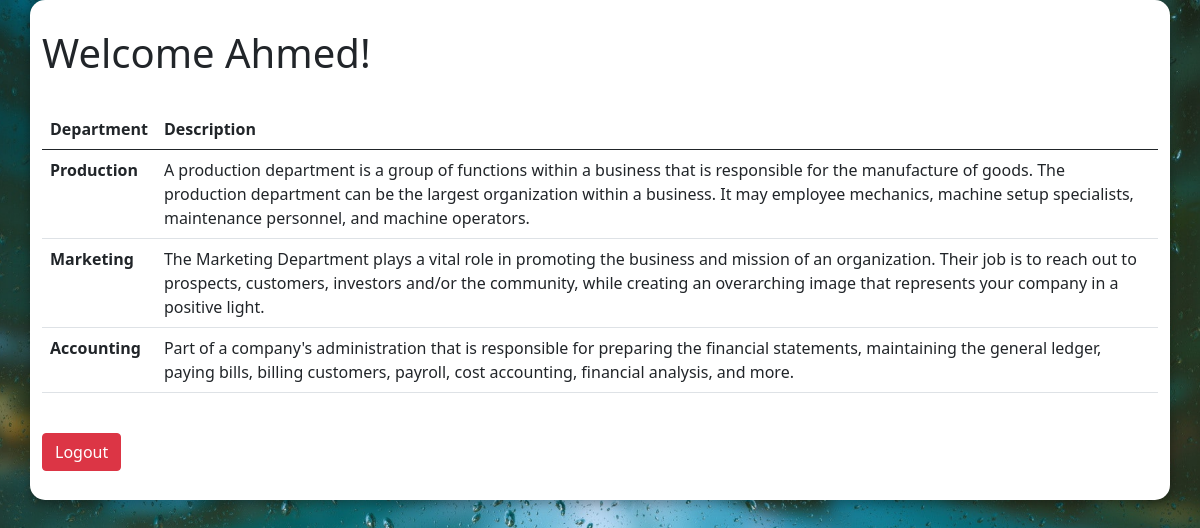
The page /php/Dashboard.php (signed in) on the database its author committed.
### tables this page shows
CREATE TABLE `department` (
  `id` int(11) NOT NULL,
  `name` varchar(255) NOT NULL,
  `description` varchar(500) NOT NULL
);

### php/Dashboard.php (the view, shortened to what this page needs)
<!DOCTYPE html>
<html lang="en">
<head>
    <link rel="stylesheet" type="text/css" href="../css/style.css">
    <link rel="stylesheet" type="text/css" href="../css/util.css">
    <link href="https://cdn.jsdelivr.net/npm/bootstrap@5.0.0-beta1/dist/css/bootstrap.min.css" rel="stylesheet"
>
    <link rel="stylesheet" href="https://use.fontawesome.com/releases/v5.6.1/css/all.css"
>
</head>
<body>
    <div class="container user_card">
        <?php
            include_once 'connection.php';
            echo "<h1>Welcome ".$_SESSION["name"]."!</h1><br>";
            $dept_sql = "SELECT * FROM department;";
            $result = $conn->query($dept_sql);
            echo '<table class="table">
                    <thead class="thead-dark">
                        <tr>
                            <th scope="col">Department</th>
                            <th scope="col">Description</th>
                        </tr>
                    </thead>
                    <tbody>';
            while($row = $result->fetch_assoc()) {
                echo '<tr>';
                echo '<th scope="row">' . $row['name'] . "</th>";
                echo '<td>' . $row['description'] . "</td>";
                echo '</tr>';
            }
            echo '</tbody>
                </table>';
        ?>
        <div>
            <a href="../html/Login.html" class="btn btn-danger mt-4">Logout</a>
        </div>
    </div>
</body>
</html>

### css/style.css (style rules this page uses)
body { margin: 0; padding: 0; background: url('../images/background.jpg'); background-size: cover; background-position: center; background-repeat: no-repeat; background-attachment: fixed; }
.user_card { height: 500px; width: 450px; margin-top: auto; margin-bottom: auto; background: #ffffff; position: relative; display: flex; justify-content: center; flex-direction: column; padding: 20px; box-shadow: 0 4px 8px 0 rgba(0, 0, 0, 0.2), 0 6px 20px 0 rgba(0, 0, 0, 0.19); -webkit-box-shadow: 0 4px 8px 0 rgba(0, 0, 0, 0.2), 0 6px 20px 0 rgba(0, 0, 0, 0.19); -moz-box-shadow: 0 4px 8px 0 rgba(0, 0, 0, 0.2), 0 6px 20px 0 rgba(0, 0, 0, 0.19); border-radius: 15px; }

### rows shown on the page
department: name "Production", description "A production department is a group of functions within a business that is responsible for the manufacture of goods. The production department can be the largest organization within a business. It may employee mechanics, machine setup specialists, maintenance personnel, and machine operators."
department: name "Marketing", description "The Marketing Department plays a vital role in promoting the business and mission of an organization. Their job is to reach out to prospects, customers, investors and/or the community, while creating an overarching image that represents your company in a positive light."
department: name "Accounting", description "Part of a company's administration that is responsible for preparing the financial statements, maintaining the general ledger, paying bills, billing customers, payroll, cost accounting, financial analysis, and more."

### other values the page prints
$_SESSION["name"] "Ahmed"
